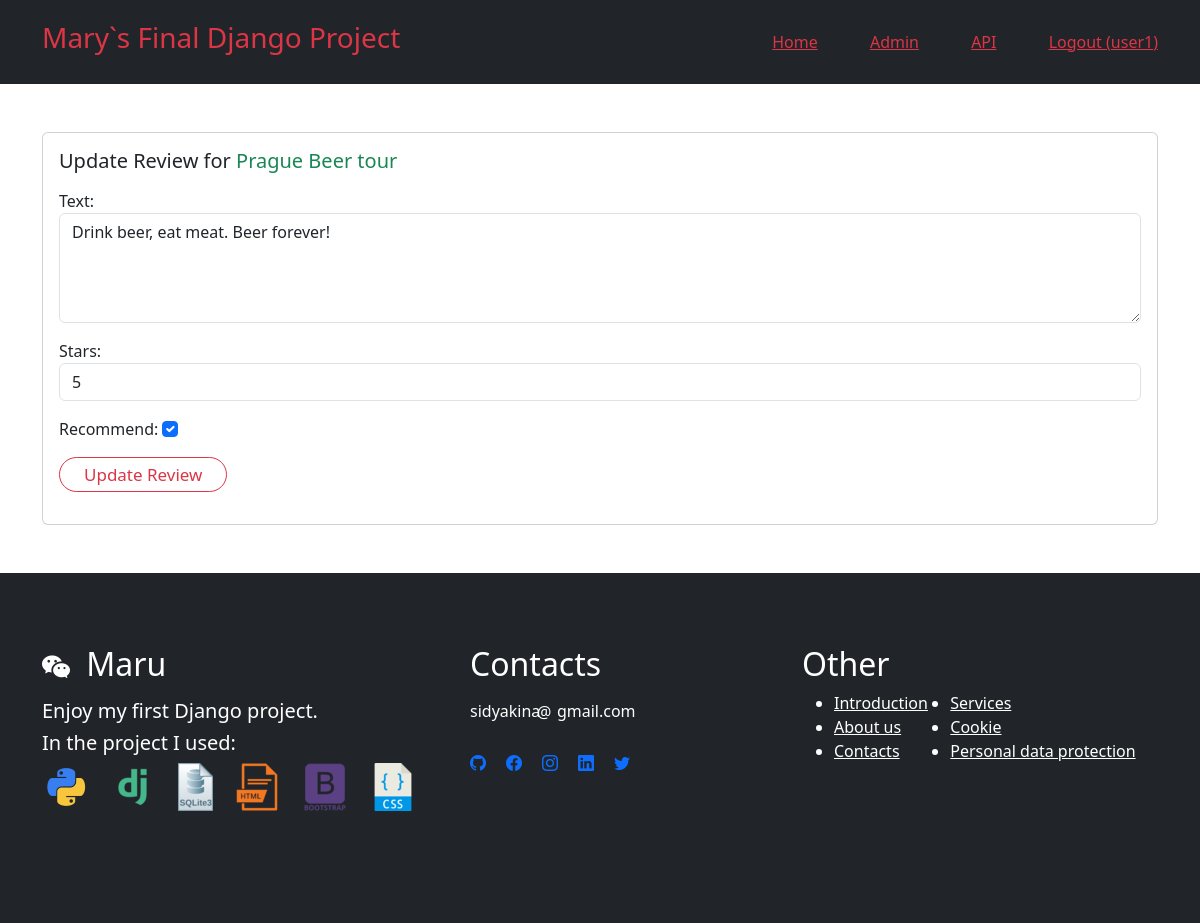
/review/1 (signed in), run on the app's committed database.
### shop/models.py (models this page shows, shortened)
class Review(models.Model):
    text = models.CharField(max_length=300)
    date = models.DateTimeField(auto_now_add=True)
    user = models.ForeignKey(User, on_delete=models.CASCADE)
    tour = models.ForeignKey(Tour, on_delete=models.CASCADE)
    stars = models.IntegerField()
    recommend = models.BooleanField()

class Tour(models.Model):
    title = models.CharField(max_length=300)
    description = models.CharField(max_length=900)
    price = models.IntegerField()
    place_qty = models.IntegerField()
    image = models.ImageField(upload_to='shop/images/')
    meeting_time = models.CharField(max_length=5)
    meeting_place = models.CharField(max_length=100)
    duration = models.FloatField(blank=True)
    category = models.ForeignKey(Category, on_delete=models.CASCADE)
    created_at = models.DateTimeField(default=timezone.now)

### shop/views.py (the view, shortened to what this page needs)
# urls.py: path('review/<int:review_id>', views.updatereview, name='updatereview'),
@login_required
def updatereview(request, review_id):
    review = get_object_or_404(Review, pk=review_id, user=request.user)
    if request.method == 'GET':
        form = ReviewForm(instance=review)
        return render(request, 'shop/updatereview.html', {'review': review, 'form': form})

### shop/forms.py
class ReviewForm(ModelForm):
    def __init__(self, *args, **kwargs):
        super(ModelForm, self).__init__(*args, **kwargs)
        self.fields['text'].widget.attrs.update({'class': 'form-control'})
        self.fields['stars'].widget.attrs.update({'class': 'form-control'})
        self.fields['recommend'].widget.attrs.update(
            {'class': 'form-check-input'})
    class Meta:
        model = Review
        fields = ['text', 'stars', 'recommend']
        labels = {
            'recommend': ('Recommend'),
            'stars': ('Stars')
        }
        widgets = {
            'text': Textarea(attrs={'rows': 4}),
        }

### templates/shop/updatereview.html (shortened to what this page needs)
{% extends 'base.html' %}
{% load static %}
{% block content %}
<div class="container mb-5">
    <div class="card my-5">
        <div class="row g-0">
            <div>
                <div class="card-body">
                    <h5 class="card-title">
                        Update Review for <span class="text-success"> {{ review.tour.title }}</span>
                    </h5>
                    <p class="card-text">
                    <form method="POST">
                        {{ form.as_p }}
                        <button type="submit" class="btn btnwhite border border-danger border-1 rounded-pill px-4 py-1 text-danger me-2">
                            Update Review
                        </button>
                    </form>
                    </p>
                </div>
            </div>
        </div>
    </div>
</div>
{% endblock content %}

### templates/base.html (shortened to what this page needs)
<!DOCTYPE html>
{% load static %}
<html lang="en">
<head>
    <link href="https://cdn.jsdelivr.net/npm/bootstrap@5.3.0/dist/css/bootstrap.min.css" rel="stylesheet"
>
    <link rel="stylesheet" href="https://cdn.jsdelivr.net/npm/bootstrap-icons@1.10.5/font/bootstrap-icons.css"> {% comment %} icons {% endcomment %}
    <link rel="stylesheet" type="text/css" href="{%static '../static/style.css'%}">
</head>
<body>
    <nav class="navbar navbar-dark bg-dark sticky-top p-3">
        <div class="container">
            <a href="{% url 'shop:index'%}" class="navbar-brand text-danger"><h3>Mary`s Final Django Project</h3></a>
            <span class="navbar-text">
                <a href="{% url 'shop:index'%}" class="me-5 text-danger">Home</a>
                <a href="/admin/" class="me-5 text-danger" target="_blank">Admin</a>
                <a href="api/v1/" class="me-5 text-danger" target="_blank">API</a>
                {% if user.is_authenticated %}
                <a class="text-danger" href="{% url 'logoutaccount' %}">Logout ({{ user.username }})</a>
                {% else %}
                <a class="me-4 text-danger" href="{% url 'loginaccount' %}">Login</a>
                <a class="text-danger" href="{% url 'signupaccount' %}">Sign Up</a>
                {% endif %}
            </span>
        </div>
    </nav>
    <main>
            {% block content %}
            {% endblock %}
    </main>
    <footer class="bg-dark pt-4">
        <div class="container text-white py-5">
            <div class="row pb-5">
                <div class="col-12 col-md-6 col-lg-4 mb-3">
                    <h2 class="mb-3"><i class="bi bi-wechat fs-3 me-2"></i> Maru</h2>
                    <h5>Enjoy my first Django project.</h5><h5>In the project I used:</h5>
                        <div class="foot_icons">
                            <ul>
                                <li><a href="https://docs.python.org/3/" target="_blank"><img src="../media/shop/images/icon_python.png" alt="Python"></a></li>
                                <li><a href="https://docs.djangoproject.com/en/4.2/" target="_blank"><img src="../media/shop/images/icon_django.png" alt="Django"></a></li>
                                <li><a href="https://www.sqlite.org/index.html" target="_blank"><img src="../media/shop/images/icon_sqlite3.png" alt="SQLite3"></a></li>
                                <li><a href="#" target="_blank"><img src="../media/shop/images/icon_html.png" alt="HTML"></a></li>
                                <li><a href="https://getbootstrap.com/" target="_blank"><img src="../media/shop/images/icon_bootstrap.png" alt="Bootstrap"></a></li>
                                <li><a href="#" target="_blank"><img src="../media/shop/images/icon_css.png" alt="CSS"></a></li>
                            </ul>
                        </div>
                </div>
                <div class="col-12 col-md-6 col-lg-4 mb-3">
                    <h2 class="mb-3 ps-5">Contacts</h2>
                    <p class="mb-1 ps-5">sidyakina &nbsp;&nbsp;&nbsp;gmail.com</p>
                    <span class="at ps-5">@</span>
                    <div class="foot_icons">
                        <ul class="ps-5">
                            <li><a href="https://www.github.com/"><i class="bi bi-github"></i></a></li>
                            <li><a href="https://www.facebook.com/"><i class="bi bi-facebook"></i></a></li>
                            <li><a href="https://www.instagram.com/"><i class="bi bi-instagram"></i></a></li>
                            <li><a href="https://www.linkedin.com/"><i class="bi bi-linkedin"></i></a></li>
                            <li><a href="https://www.twitter.com/"><i class="bi bi-twitter"></i></a></li>
                        </ul>
                    </div>
                </div>
                <div class="col-12 col-lg-4">
                    <h2>Other</h2>
                    <ul class="columns-2 d-flex">
                        <li><a href="#">Introduction</a></li>
                        <li><a href="#">About us</a></li>
                        <li><a href="#">Contacts</a></li>
                        <li><a href="#">Services</a></li>
                        <li><a href="#">Cookie</a></li>
                        <li><a href="#">Personal data protection</a></li>
                    </ul>
                </div>
            </div>
        </div>
    </footer>
</body>
</html>

### shop/static/style.css (style rules this page uses)
.foot_icons ul { list-style-type: none; display: inline-flex; margin: 0; padding: 0; }
.foot_icons ul li { margin-right: 20px; justify-content: start; }
.columns-2 { height: 80px; flex-direction: column; flex-wrap: wrap; }
.columns-2 a { color: white; }
.at { position: relative; top: -27px; left: 67px; }
.btnwhite { text-decoration: none; padding: 5px; font-size: 17px; }

### data on the page
Review: tour "Prague Beer tour", text "Drink beer, eat meat. Beer forever!", stars "5", recommend "☑"

### other printed values
{{ user.username }} "user1"
